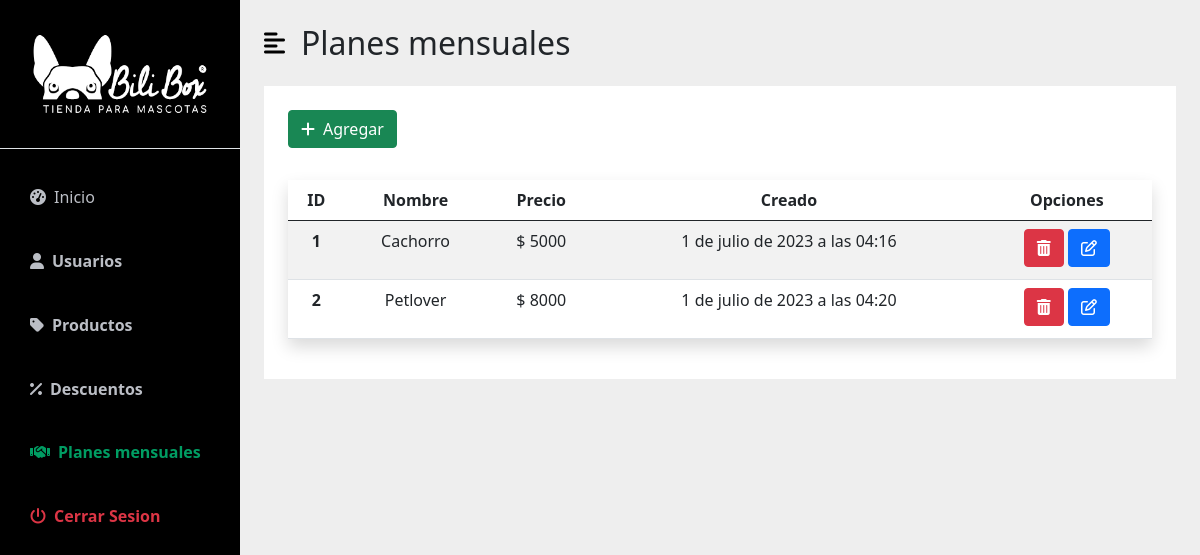
/dash_admin/planes/, run on an earlier commit of the app's database.
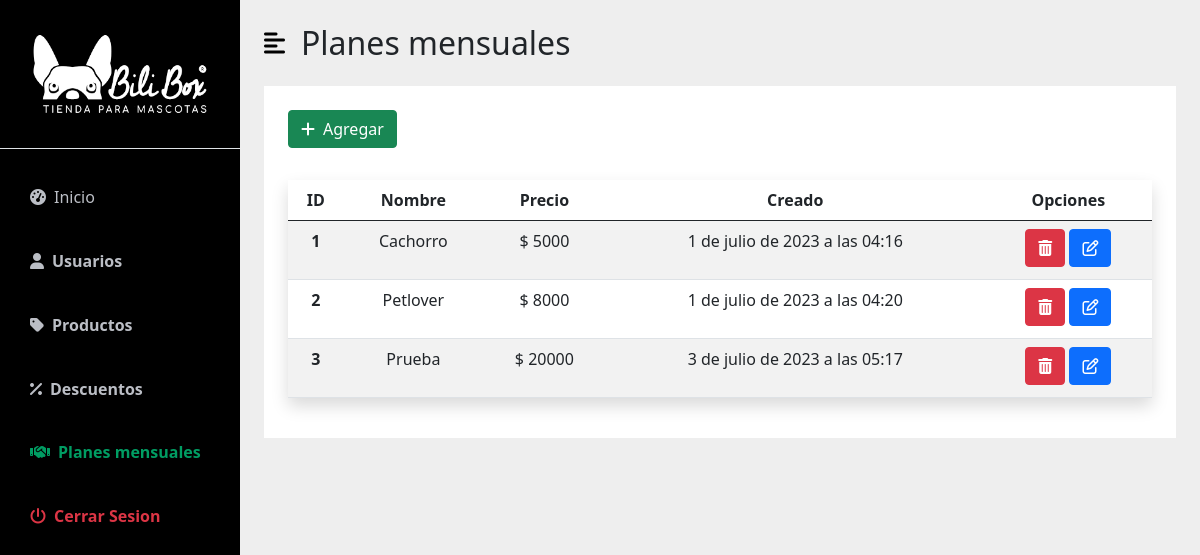
And on a later commit of the database.
### Appsuscripciones/models.py (models this page shows, shortened)
class Plan(models.Model):
    nombre = models.CharField(max_length=50)
    precio = models.IntegerField()
    created_at = models.DateTimeField(auto_now_add=True)
    class Meta:
        db_table = 'plan' #Como se va a ver en la basen de datos
        verbose_name = 'plan'
        verbose_name_plural = 'planes'

### AppDashboardAdmin/views.py (the view, shortened to what this page needs)
# urls.py: path('planes/',views.planes, name='planes'),
def planes(request):
    if request.method != 'POST':
        planes = Plan.objects.all()
        data = {
            'planes': planes
        }
        return render(request,'suscripciones/planes.html',data)

### AppCarro/context_processor.py (called while the page is built)
def importe_total_carro(request):
    total=0
    try:
      if request.user.is_authenticated:
        for key, value in request.session["carro"].items():
          total = total + (int(value["precio"]) * value["cantidad"])
      else:
        pass
    except:
      pass
    return {'importe_total_carro':total}

### AppDashboardAdmin/templates/suscripciones/planes.html (shortened to what this page needs)
{% extends 'dash_admin/base_dash_admin.html' %}
{% block content %}
<div id="page-content-wrapper">
    <nav class="navbar navbar-expand-lg navbar-light bg-transparent py-4 px-4">
        <div class="d-flex align-items-center">
            <i class="fas fa-align-left primary-text fs-4 me-3" id="menu-toggle"></i>
            <h2 class="fs-2 m-0">Planes mensuales</h2>
        </div>
    </nav>
    <div class="container-fluid px-4 ">
        <div class="p-2" style=" background-color: white;" >
            <div class="m-3">
                <button type="button" class="btn btn-success" data-bs-toggle="modal"
                    data-bs-target="#planesModal">
                    <i class="fa-solid fa-plus me-2"></i>Agregar
                </button>
            </div>
                <div class="col table-responsive p-3 rounded">
                    <table class="table table-striped text-center shadow">
                        <thead>
                            <tr>
                                <th>ID</th>
                                <th>Nombre</th>
                                <th>Precio</th>
                                <th>Creado</th>
                                <th>Opciones</th>
                            </tr>
                        </thead>
                        <tbody>
                            {% if planes %}
                            {% for i in planes %}
                            <tr>
                                <th class="">{{i.id}}</th>
                                <td class="col">{{i.nombre}}</td>
                                <td class="col">$ {{i.precio}}</td>
                                <td class="col">{{i.created_at}}</td>
                                <td>
                                    <a href="#" onclick="eliminarPlan({{i.id}})" > <button class="btn btn-danger mb-1"><i
                                                class="fa-solid fa-trash-can"></i></button></a>
                                    <a href="#"> <button class="btn btn-primary mb-1"><i
                                                class="fa-regular fa-pen-to-square"></i></button></a>
                                </td>
                            </tr>
                            {% endfor %}
                            {% else %}
                            <td colspan="8">Ningun producto creado</td>
                            {% endif %}
                        </tbody>
                    </table>
                </div>
        </div>
    </div>
</div>
{% endblock %}

What changed in the data, as far as the page shows it:
added Plan: id "3", nombre "Prueba", precio "20000", created_at "3 de julio de 2023 a las 05:17"
